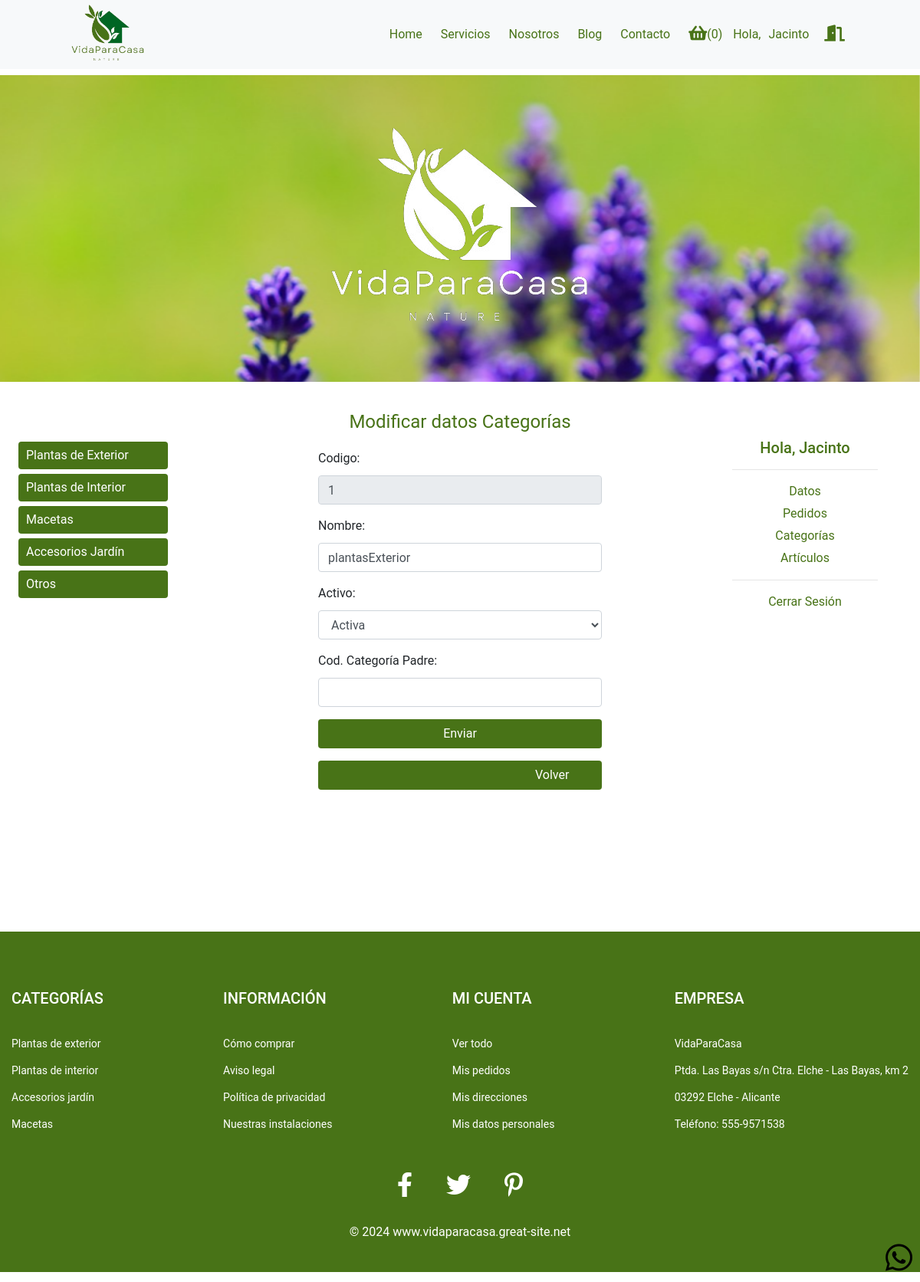
Before: /tienda/editarCategoria.php?codigo_categoria=1 (signed in) with the older database file.
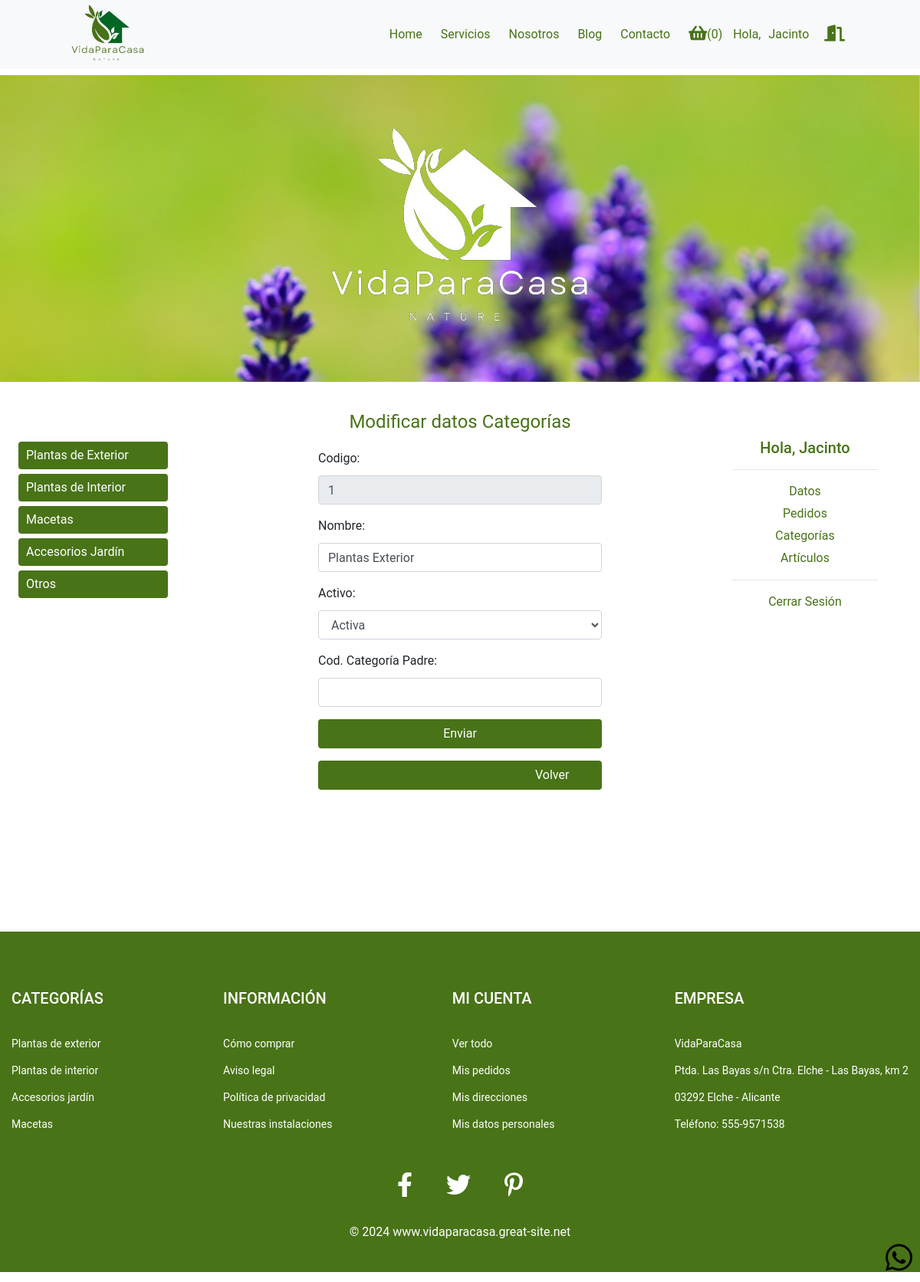
After: the same page with the newer database file.
### tables this page shows
CREATE TABLE `categorias` (
  `codigo` int(11) NOT NULL,
  `nombre` varchar(50) NOT NULL,
  `activo` tinyint(1) NOT NULL,
  `codCategoriaPadre` int(11) DEFAULT NULL
);

### tienda/editarCategoria.php (the view, shortened to what this page needs)
<?php
    require_once("global/funciones.php");
    require_once ("templates/cabecera.php");
    $con = conectar_pdo();
    $codigo = $_GET["codigo_categoria"];
    $rol = $_SESSION['rol'];
    $enlaceVolver = ($rol === 'admin') ? 'categorias.php' : 'categorias.php';
    try{
    $stmt = $con->prepare("SELECT * FROM categorias WHERE codigo = '$codigo'");
    $stmt->execute();
    $res = $stmt->fetch(PDO::FETCH_NUM);
    } catch(PDOException $e){
        echo "Error: " . $e->getMessage();
    }
?>
<div class="row justify-content-center mt-4">
    <div class="col-md-8">
        <form action="editarCategoria.php" method="post">
            <fieldset>
                <legend class="text-center" style="color: #487317;">Modificar datos Categorías</legend>
                <div class="form-group">
                    <label for="codigo">Codigo: </label>
                    <input class="form-control" type="text" name="codigo"  maxlength="11" required value="<?php echo $res[0] ?>" readonly>
                </div>
                <div class="form-group">
                    <label for="nombre">Nombre: </label>
                    <input class="form-control" type="text" name="nombre" required pattern="^\S.*$" maxlength="50" value="<?php echo $res[1] ?>">
                </div>
                <div class="form-group">
                    <label for="activo">Activo:</label>
                    <select name="activo" class="form-control" required>
                        <option value='1' <?php echo ($res[2] == 1 ? "selected" : "") ?>>Activa</option>
                    </select>
                </div>
                <div class="form-group">
                    <label for="catPadre">Cod. Categoría Padre: </label>
                    <input class="form-control" type="text" name="catPadre" pattern="[0-9]+" maxlength="11" value="<?php echo $res[3] ?>">
                </div>
                <div class="form-group">
                    <input type="submit" class="btn btn-block" value="Enviar" style="background-color: #487317; color: white;">
                </div>
                <div class="form-group">
                    <button type="button" class="btn btn-block" style="background-color: #487317;">
                        <a href="<?php echo $enlaceVolver ?>" style="text-decoration: none; color: white; padding: 10px 270px 10px 270px;">Volver</a>
                    </button>
                </div>
            </fieldset>
        </form>
    </div>
</div>
<?php
 include "templates/pie.php";
?>

Changed rows visible on the page:
changed categorias "Activa": nombre "plantasExterior" → "Plantas Exterior"
